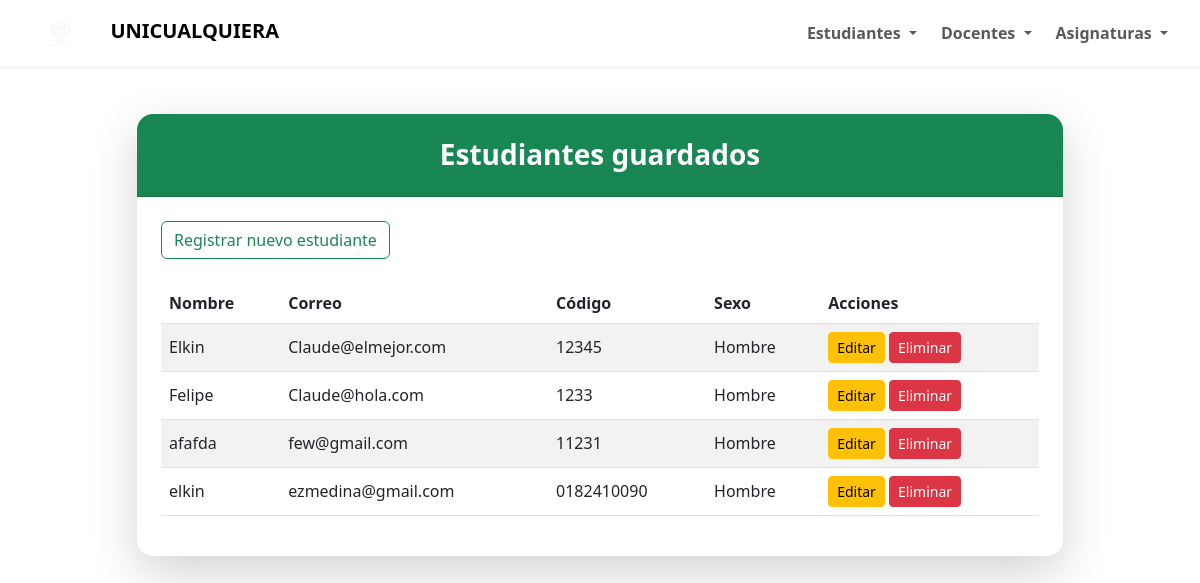
The page /estudiantes/ on the database as committed earlier.
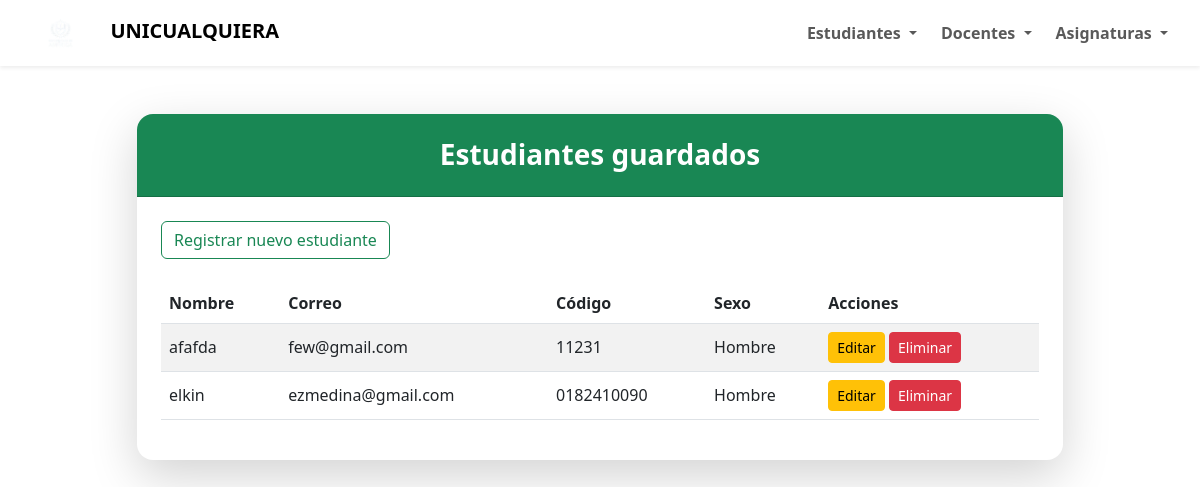
The same page on the database as committed later.
### apps/estudiantes/models.py (models this page shows, shortened)
class estudiantes(models.Model):
    nombre = models.CharField(max_length=100, verbose_name="Nombre completo")
    correo = models.CharField(
        max_length=100,
        verbose_name="Correo electronico",
        validators=[validar_correo],
        unique=True,
    )
    codigo = models.CharField(
        max_length=100, verbose_name="Codigo estudiantil", unique=True
    )
    class sexo_estudiante(models.TextChoices):
        Hombre = "H", "Hombre"
        Mujer = "M", "Mujer"
    sexo = models.CharField(
        max_length=1,
        choices=sexo_estudiante,
        blank=False,
        default="H",
        verbose_name="Sexo",
    )
    class Meta:
        verbose_name = "Estudiante"
        verbose_name_plural = "Estudiantes"

### apps/estudiantes/views.py (the view)
# urls.py: path('', views.lista_estudiantes, name='lista_estudiantes'),
def lista_estudiantes(request):
    estudiantes_lista = estudiantes.objects.all()
    return render(request, 'estudiantes/lista_estudiantes.html', {'estudiantes': estudiantes_lista})

### templates/estudiantes/lista_estudiantes.html (shortened to what this page needs)
{% extends 'base_layout.html' %}
{% block content %}
<div class="container py-5">
    <div class="row justify-content-center">
        <div class="col-lg-10">
            <div class="card shadow-lg border-0 rounded-4">
                <div class="card-header bg-success text-white text-center py-4 rounded-top-4">
                    <h3 class="mb-0 fw-bold">Estudiantes guardados</h3>
                </div>
                <div class="card-body p-4">
                    <a href="{% url 'crear_estudiante' %}" class="btn btn-outline-success mb-4">Registrar nuevo estudiante</a>
                    {% if estudiantes %}
                        <div class="table-responsive">
                            <table class="table table-striped align-middle">
                                <thead>
                                    <tr>
                                        <th>Nombre</th>
                                        <th>Correo</th>
                                        <th>Código</th>
                                        <th>Sexo</th>
                                        <th>Acciones</th>
                                    </tr>
                                </thead>
                                <tbody>
                                    {% for estudiante in estudiantes %}
                                        <tr>
                                            <td>{{ estudiante.nombre }}</td>
                                            <td>{{ estudiante.correo }}</td>
                                            <td>{{ estudiante.codigo }}</td>
                                            <td>{{ estudiante.get_sexo_display }}</td>
                                            <td>
                                                <a href="{% url 'actualizar_estudiante' estudiante.pk %}" class="btn btn-sm btn-warning">Editar</a>
                                                <form action="{% url 'eliminar_estudiante' estudiante.pk %}" method="post" class="d-inline">
                                                    <button type="submit" class="btn btn-sm btn-danger">Eliminar</button>
                                                </form>
                                            </td>
                                        </tr>
                                    {% endfor %}
                                </tbody>
                            </table>
                        </div>
                    {% else %}
                        <p class="text-muted">Aún no hay estudiantes registrados.</p>
                    {% endif %}
                </div>
            </div>
        </div>
    </div>
</div>
{% endblock %}

### templates/base_layout.html (shortened to what this page needs)
{% load static %}
<!DOCTYPE html>
<html lang="es">
<head>
    <link href="https://cdn.jsdelivr.net/npm/bootstrap@5.3.0/dist/css/bootstrap.min.css" rel="stylesheet">
</head>
<body>
    <nav class="navbar navbar-expand-lg navbar-light bg-white shadow-sm px-4 py-2">
        <a class="navbar-brand fw-bold" href="{% url 'inicio' %}">
            <img src="{% static 'img/logo.png' %}" height="40" class="me-2">
            UNICUALQUIERA
        </a>
        <div class="collapse navbar-collapse" id="navbarNav">
            <ul class="navbar-nav ms-auto gap-2">
                <li class="nav-item dropdown">
                    <a class="nav-link dropdown-toggle fw-semibold" href="#" id="dropdownEstudiantes" role="button"
                        data-bs-toggle="dropdown">
                        Estudiantes
                    </a>
                </li>
                <li class="nav-item dropdown">
                    <a class="nav-link dropdown-toggle fw-semibold" href="#" id="dropdownDocentes" role="button"
                        data-bs-toggle="dropdown">
                        Docentes
                    </a>
                </li>
                <li class="nav-item dropdown">
                    <a class="nav-link dropdown-toggle fw-semibold" href="#" id="dropdownAsignaturas" role="button"
                        data-bs-toggle="dropdown">
                        Asignaturas
                    </a>
                </li>
            </ul>
        </div>
    </nav>
    {% block content %}
    {% endblock %}
</body>
</html>

Rows that differ between the two databases and show on the page:
removed estudiantes: nombre "Elkin", correo "Claude@elmejor.com", codigo "12345", sexo "Hombre"
removed estudiantes: nombre "Felipe", correo "Claude@hola.com", codigo "1233", sexo "Hombre"
